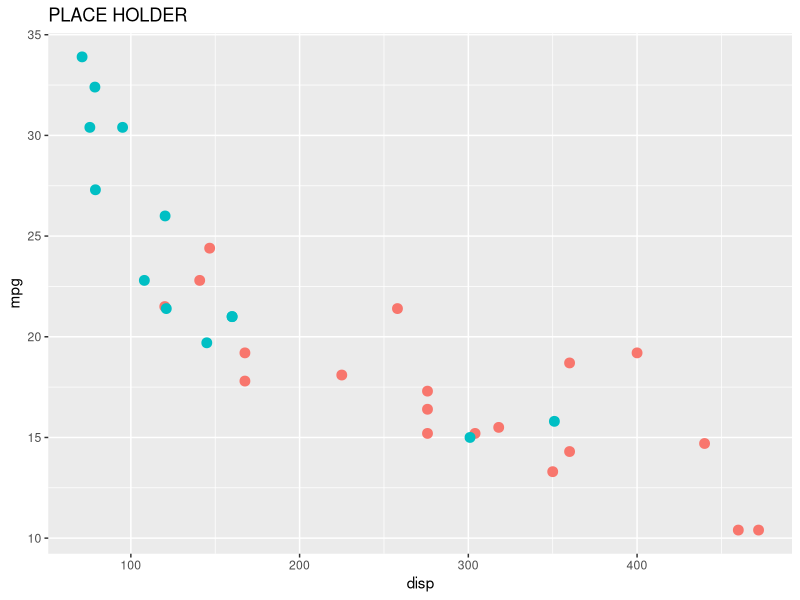
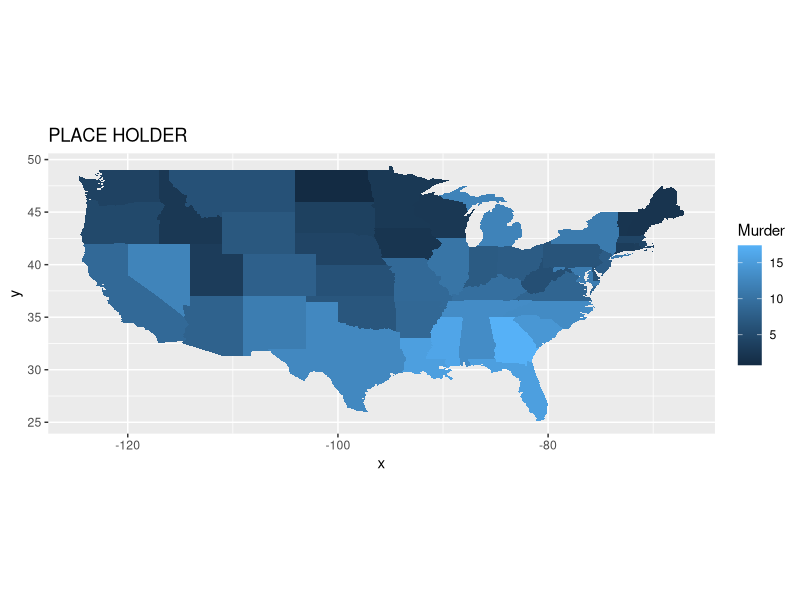
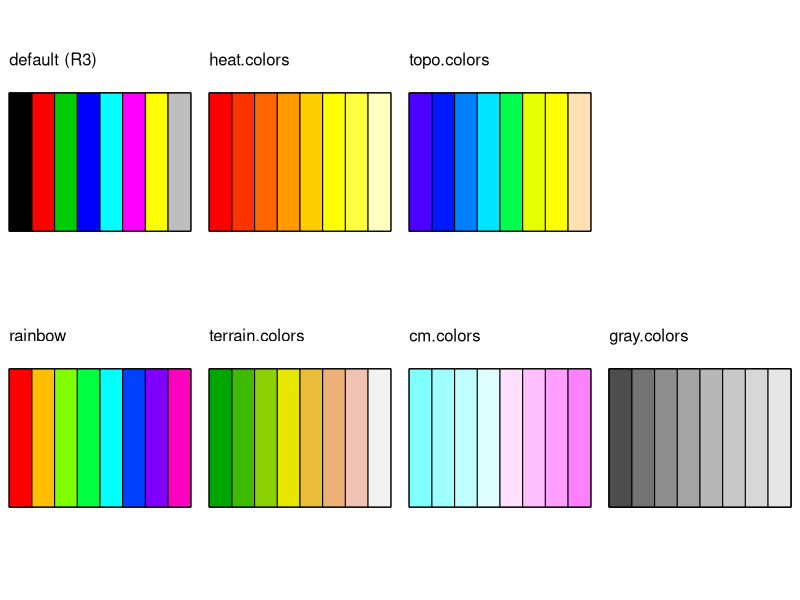
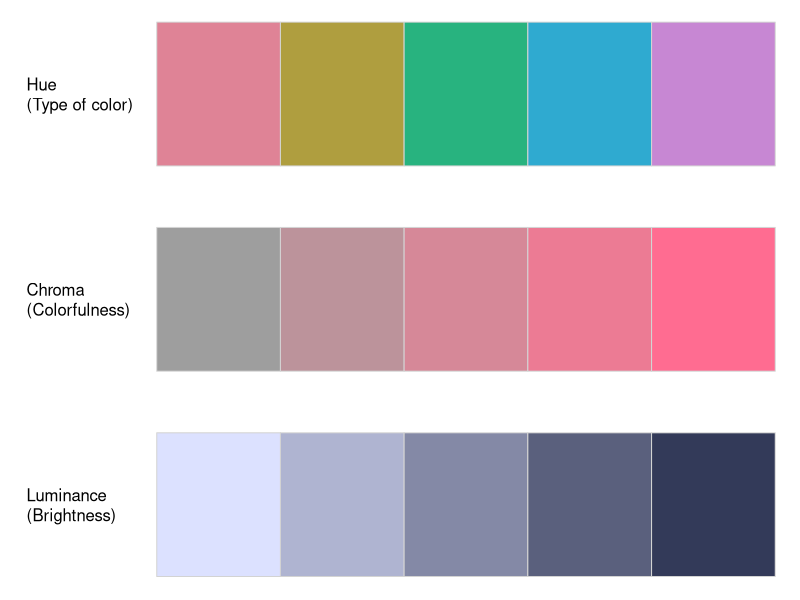
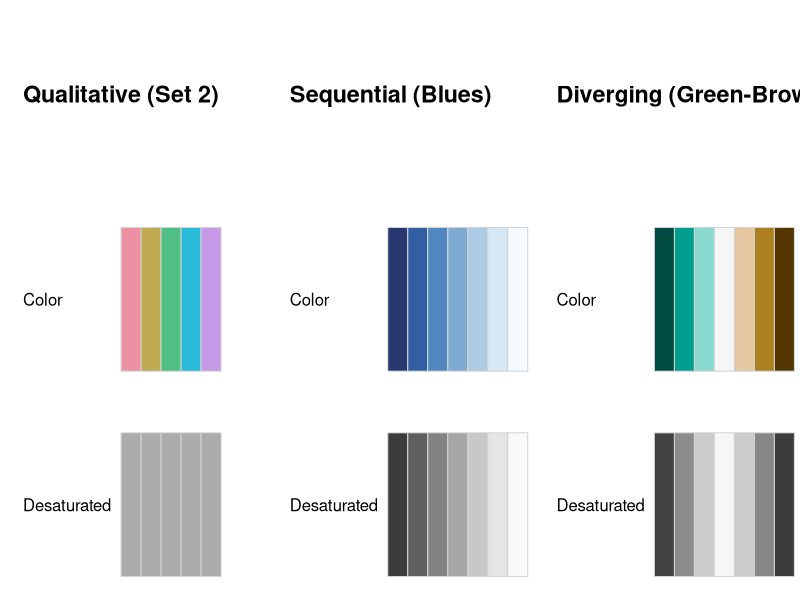
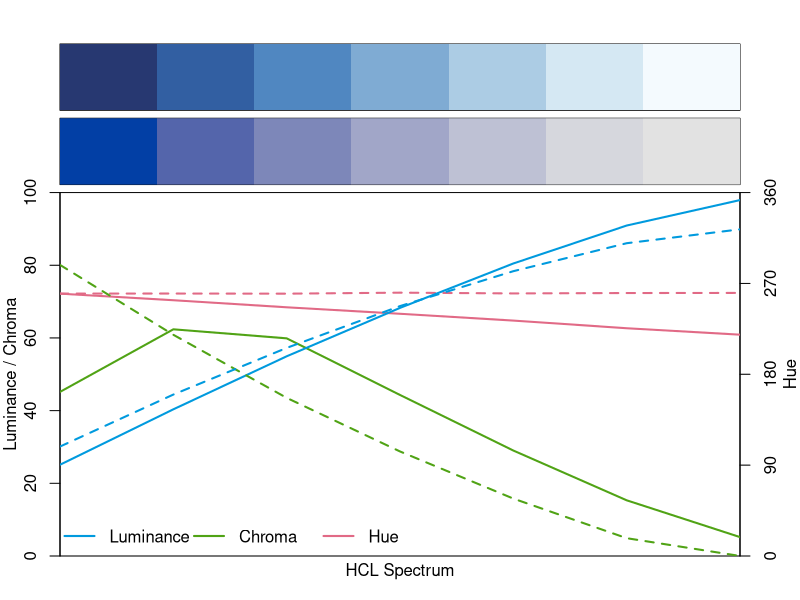
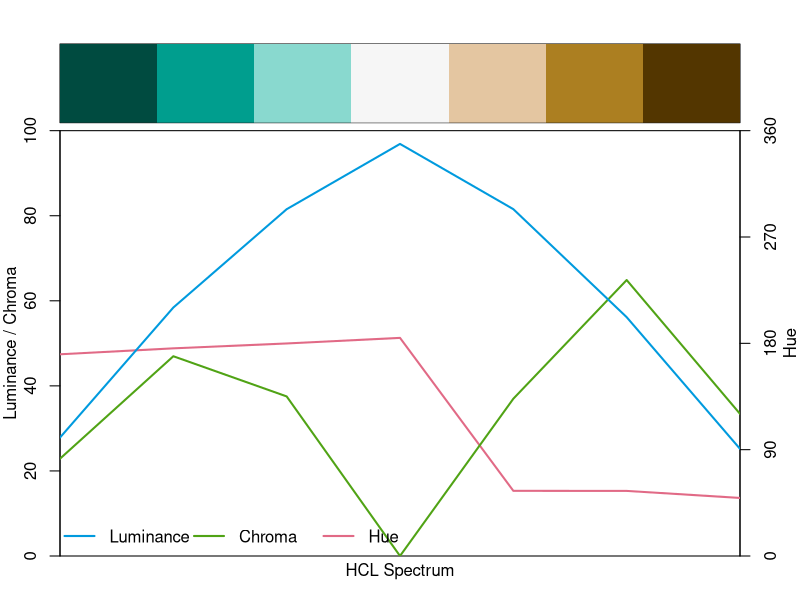
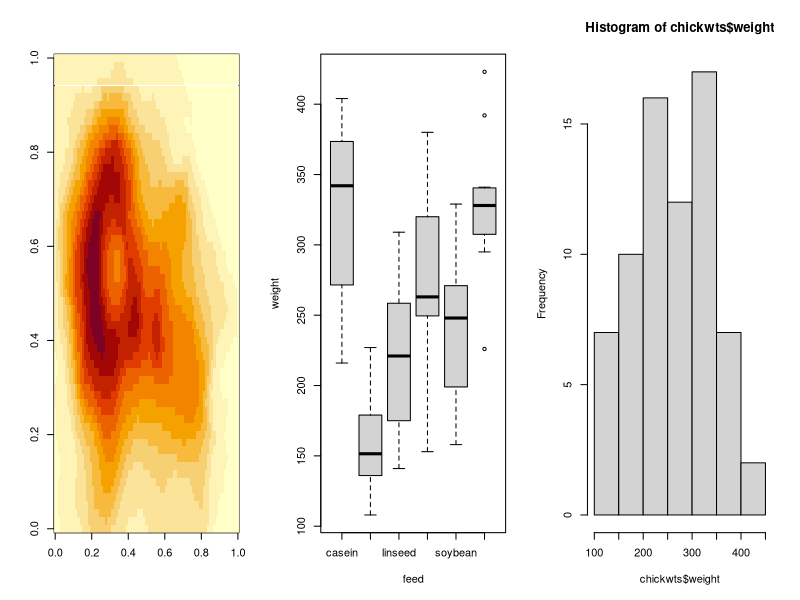

Here is the R script that generated these plots, in order:
## ---- chunk 1
library("colorspace")
## ---- chunk 2
library(ggplot2)
ggplot(mtcars) +
    geom_point(aes(disp, mpg, color = factor(am)), size=3) +
    ggtitle("PLACE HOLDER") +
    theme(legend.position = "none")
## ---- chunk 3
library(maps)
crimes <- data.frame(state = tolower(rownames(USArrests)), USArrests)
vars <- lapply(names(crimes)[-1], 
               function(j) {
                   data.frame(state = crimes$state, variable = j, 
                   value = crimes[[j]])
               })
crimes_long <- do.call("rbind", vars)
states_map <- map_data("state")
ggplot(crimes, aes(map_id = state)) +
    geom_map(aes(fill = Murder), map = states_map) +
    expand_limits(x = states_map$long, y = states_map$lat) +
    ggtitle("PLACE HOLDER") +
    coord_fixed()
## ---- chunk 4
oldbase.pals <- function() {
  c("default (R3)", "rainbow", paste0(c("heat", "terrain", "topo", "cm", "gray"), ".colors"))
}

oldbase.colors <- function(n, palette = "default", ...) {
  palette <- match.arg(palette, oldbase.pals())
  if(palette == oldbase.pals()[1]) {
    palette.colors(n, palette = "R3", ...)
  } else {
    do.call(palette, list(n = n, ...))
  }
}

oldbase.swatch <- function(palette = oldbase.pals(), n = 8, nrow = 2,
                           border = "black", cex = 1, ...)
{
     cols <- sapply(palette, oldbase.colors, n = n)
     ncol <- ncol(cols)
     nswatch <- min(ncol, nrow)
     op <- par(mar = rep(0.1, 4),
               mfrow = c(1, min(5, ceiling(ncol/nrow))),
     	       cex = cex, ...)
     on.exit(par(op))
     while (length(palette)) {
 	subset <- seq_len(min(nrow, ncol(cols)))
 	plot.new()
 	plot.window(c(0, n), c(0.25, nrow + 0.25))
 	y <- rev(subset)
 	text(0, y + 0.1, palette[subset], adj = c(0, 0))
 	y <- rep(y, each = n)
 	rect(rep(0:(n-1), n), y, rep(1:n, n), y - 0.5,
 	     col = cols[, subset], border = border)
 	palette <- palette[-subset]
 	cols    <- cols [, -subset, drop = FALSE]
     }
}

oldbase.swatch()
## ---- chunk 5
swatchplot(
  "Hue\n(Type of color)"    = sequential_hcl(5, h = c(0, 300), c = c(60, 60), l = 65),
  "Chroma\n(Colorfulness)"  = sequential_hcl(5, h = 0, c = c(100, 0), l = 65, rev = TRUE, power = 1),
  "Luminance\n(Brightness)" = sequential_hcl(5, h = 260, c = c(25, 25), l = c(25, 90), rev = TRUE, power = 1),
  nrow = 3, line = 8, off = 0
)
## ---- chunk 6
swatchplot(
  "Qualitative (Set 2)"     = rbind("Color" = hcl.colors(5, "Set 2"),     "Desaturated" = desaturate(hcl.colors(5, "Set 2"))),
  "Sequential (Blues)"    = rbind("Color" = hcl.colors(7, "Blues"),    "Desaturated" = desaturate(hcl.colors(7, "Blues"))),
  "Diverging (Green-Brown)" = rbind("Color" = hcl.colors(7, "Green-Brown"), "Desaturated" = desaturate(hcl.colors(7, "Green-Brown"))),
  nrow = 3, off = 0, line = 7
)
## ---- chunk 7
specplot(hcl.colors(7, "Blues"), hcl.colors(7, "Blues 2"))
specplot(hcl.colors(7, "Green-Brown"))
## ---- chunk 8
par(mfrow = c(1, 3))
image(volcano)
boxplot(weight ~ feed, data = chickwts)
hist(chickwts$weight)
